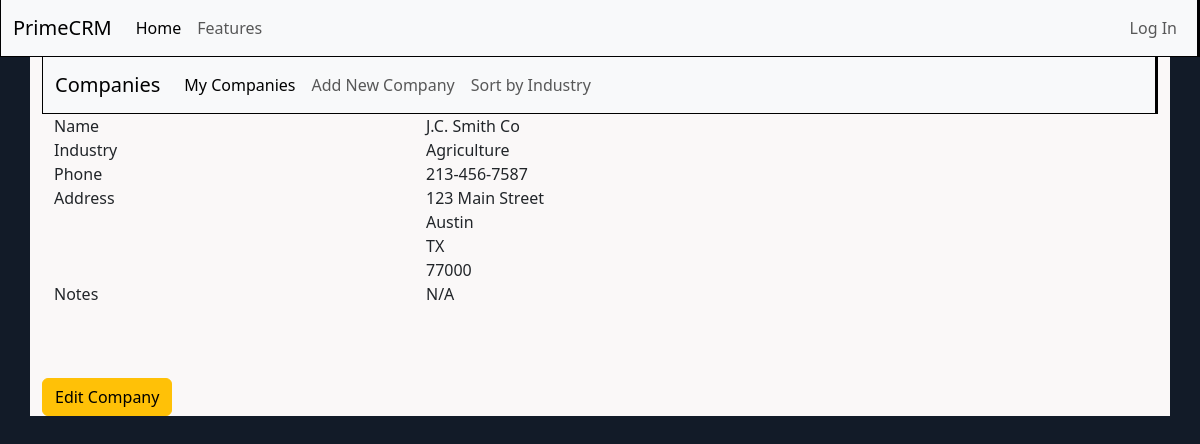
Screenshot of /crm/company/1/ with the database file from the repository.
### crm/models.py (models this page shows, shortened)
class Company(models.Model):
    name = models.CharField(max_length=100)
    industry = models.CharField(max_length=100, blank=True, null=True)
    phone = models.CharField(max_length=50, blank=True, null=True)
    notes = models.TextField()
    addressLineOne = models.CharField(max_length=100, blank=True, null=True)
    city = models.CharField(max_length=50, blank=True, null=True)
    stateProv = models.CharField(max_length=50, blank=True, null=True)
    zipcode = models.CharField(max_length=20, blank=True, null=True)
    author = models.ForeignKey(User, on_delete=models.CASCADE, null=True, blank=True)

### crm/views.py (the view)
# urls.py: path("company/<int:pk>/", views.CompanyDetail.as_view(), name = "companydetail"),
class CompanyDetail(DetailView):
    template_name = "crm/companydetails.html"
    model = Company

### templates/crm/companydetails.html
{% extends 'base.html' %}
{% block title} {{contact.firstname}} {{contact.lastname}} {% endblock title}
{% block content %}
{% include 'crm/companynavbar.html' %}
<div class="container">
  <div class="row">
    <div class="col-4"> Name  </div>
    <div class="col-8"> {{company.name}}  </div>
    <div class="col-4"> Industry  </div>
    <div class="col-8"> {{company.industry}} </div>
    <div class="col-4"> Phone  </div>
    <div class="col-8"> {{company.phone}}  </div>
    <div class="col-4"> Address  </div>
    <div class="col-8"> {{company.addressLineOne}} <br> {{company.city}} <br> {{company.stateProv}} <br> {{company.zipcode}} </div>
    <div class="col-4"> Notes  </div>
    <div class="col-8"> {{company.notes}} </div>
  </div>
</div>
    <br> <br> <br>
    <a href="{% url 'companyedit' company.id %}" class="btn btn-warning"> Edit Company</a>
{% endblock content %}

### static/css/base.css (style rules this page uses)
body { background-color: #121b28 }
.container { background-color: rgb(250, 248, 248) }

### rows the page displays
Company: name "J.C. Smith Co", industry "Agriculture", phone "213-456-7587", addressLineOne "123 Main Street", city "Austin", stateProv "TX", zipcode "77000", notes "N/A"
